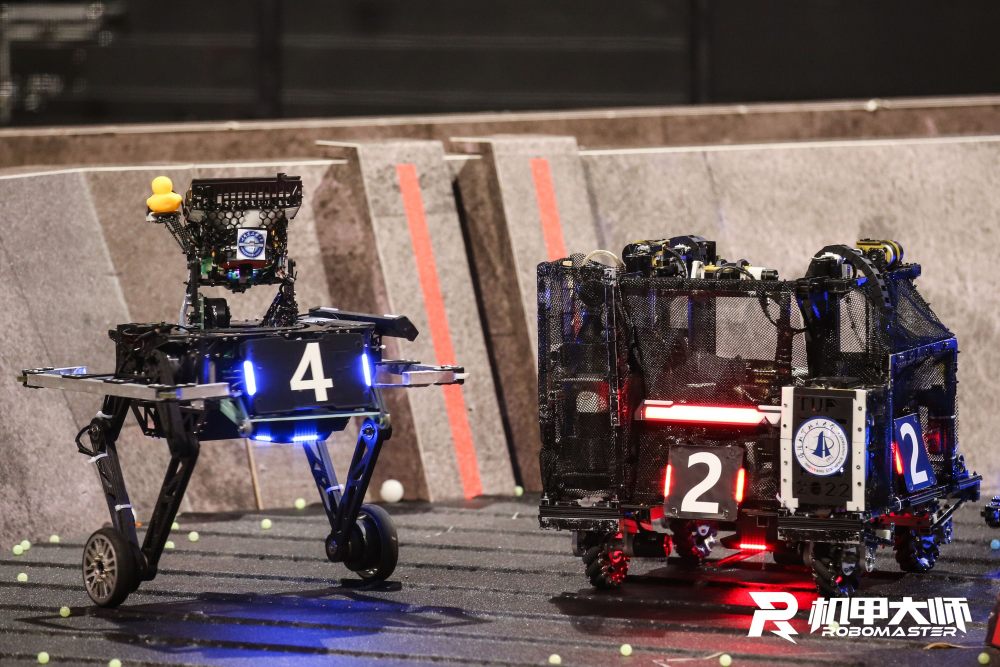
//> input picture test.jpeg, 3000 x 2000 px, given in place of live.avi, which was not available (shown at 1/3 size)
$ ./main   (built with g++ and OpenCV 4)
//> lines starting //> are read from the running program, lines starting //| are printed output that depends on the picture; pictures that were not available may be replaced by others from this repository, and a replacement may not be noted
### Predictor.h
//
// Created by Zy on 24-12-7.
//

#ifndef PREDICT_H
#define PREDICT_H
#ifndef PREDICTOR_H
#define PREDICTOR_H

#include <opencv2/opencv.hpp>
#include <vector>

class Predictor {
public:
    Predictor();
    ~Predictor() = default;

    // 预测目标中心点
    cv::Point predict();

    // 更新测量值
    void updateMeasurement(const cv::Point& point);

    // 重置滤波器
    void reset();

private:
    cv::KalmanFilter KF; // 卡尔曼滤波器
    cv::Mat state;       // 状态矩阵
    cv::Mat meas;        // 测量矩阵
    bool initialized;    // 是否已初始化
};

#endif // PREDICTOR_H

#endif //PREDICT_H

### armorDescriptor.h
//
// Created by HP on 24-8-15.
//

#ifndef ARMORDESCRIPTOR_H
#define ARMORDESCRIPTOR_H

#include <LightDescriptor.h>
#include <armorParam.h>
#include <opencv2/opencv.hpp>
#include <vector>

using namespace cv;
#define BIG_ARMOR 1
#define SMALL_ARMOR 0
#define UNKNOWN_ARMOR -1
class ArmorDescriptor
{
public:

    ArmorDescriptor();

    ArmorDescriptor(const LightDescriptor& lLight, const LightDescriptor& rLight, const int armorType, const cv::Mat& srcImg, const float rotationScore, ArmorParam param);

    // 清除所有信息，包括顶点信息
    // [12 lines left out: function clear, not called in this run]

    void getFrontImg(const cv::Mat& grayImg);

    // bool isArmorPattern() const;

public:
    std::array<cv::RotatedRect, 2> lightPairs;  // 创建一个含有两个旋转矩形的数组，用于存放一对灯条
    float sizeScore;
    float distScore;
    float rotationScore;
    float finalScore;
    Point2f center;
    std::vector<cv::Point2f> vertex;
    cv::Mat frontImg;
    int type;
};

#endif

### LightDescriptor.h
//
// Created by HP on 24-8-15.
//

#ifndef LIGHTDESCRIPTOR_H
#define LIGHTDESCRIPTOR_H
#include<opencv2/opencv.hpp>
#include<vector>

class LightDescriptor
{
public:
    LightDescriptor() {};  // 默认构造函数，能够使得在创建类的对象的时候不需要立即填入参数
    LightDescriptor(const cv::RotatedRect& light) // 解释作为旋转矩形框出的灯条
    {
        width = light.size.width;
        length = light.size.height;
        center = light.center;
        angle = light.angle;
        area = light.size.area();
    }
    const LightDescriptor& operator = (const LightDescriptor& ld)
    {
        this->width = ld.width;
        this->length = ld.length;
        this->center = ld.center;
        this->angle = ld.angle;
        this->area = ld.area;
        return *this;  // 返回当前对象的引用，便于链式赋值
    }

    cv::RotatedRect rec() const
    {
        return cv::RotatedRect(center, cv::Size2f(width, length), angle);
    }

public:
    float width;
    float length;
    cv::Point2f center;
    float angle;
    float area;
};

#endif

### armorParam.h
#ifndef ARMORPARAM_H
#define ARMORPARAM_H

//
#define RED 0
#define BLUE 1
class ArmorParam
{
public:
    ArmorParam();
public:
    int brightness_threshold;
    int color_threshold;
    float light_color_detect_extend_ratio;

    float light_min_area;
    float light_max_angle;
    float light_min_size;
    float light_contour_min_solidity;
    float light_max_ratio;

    float light_max_angle_diff_;
    float light_max_height_diff_ratio_;
    float light_max_y_diff_ratio_;
    float light_min_x_diff_ratio_;

    float armor_big_armor_ratio;
    float armor_small_armor_ratio;
    float armor_min_aspect_ratio_;
    float armor_max_aspect_ratio_;

    float sight_offset_normalized_base;
    float area_normalized_base;
    int enemy_color;
    int max_track_num = 3000;


};

#endif

### Predictor.cpp
//
// Created by Zy on 24-12-7.
//
#include "predictor.h"

// 构造函数：初始化卡尔曼滤波器
Predictor::Predictor()
    : KF(4, 2, 0),       // 4个状态变量（位置+速度），2个测量值（x, y）
      state(4, 1, CV_32F, cv::Scalar(0)),
      meas(2, 1, CV_32F, cv::Scalar(0)),
      initialized(false)
{
    // 转移矩阵
    KF.transitionMatrix = (cv::Mat_<float>(4, 4) <<
        1, 0, 1, 0,
        0, 1, 0, 1,
        0, 0, 1, 0,
        0, 0, 0, 1);

    // 测量矩阵
    KF.measurementMatrix = cv::Mat::eye(2, 4, CV_32F);

    // 过程噪声协方差矩阵
    KF.processNoiseCov = cv::Mat::eye(4, 4, CV_32F) * 1e-4;

    // 测量噪声协方差矩阵
    KF.measurementNoiseCov = cv::Mat::eye(2, 2, CV_32F) * 1e-2;

    // 初始误差协方差
    KF.errorCovPost = cv::Mat::eye(4, 4, CV_32F);
}

// 预测目标中心点
cv::Point Predictor::predict() {
    if (!initialized) {
        // 如果未初始化，返回零点
        return cv::Point(0, 0);
    }

    // 预测
    cv::Mat prediction = KF.predict();
    return cv::Point(prediction.at<float>(0), prediction.at<float>(1));
}

// 更新测量值
void Predictor::updateMeasurement(const cv::Point& point) {
    meas.at<float>(0) = point.x;
    meas.at<float>(1) = point.y;

    if (!initialized) {
        // 初始化状态
        KF.statePost.at<float>(0) = meas.at<float>(0);
        KF.statePost.at<float>(1) = meas.at<float>(1);
        initialized = true;
    }

    // 更新卡尔曼滤波器
    KF.correct(meas);
}

// 重置滤波器
// [5 lines left out: function reset, not called in this run]

### armorDescriptor.cpp
#include "ArmorDescriptor.h"


// [11 lines left out: function ArmorDescriptor, not called in this run]

ArmorDescriptor::ArmorDescriptor(const LightDescriptor & lLight, const LightDescriptor & rLight, const int armorType, const cv::Mat & grayImg, float rotaScore, ArmorParam _param)
{
    // 将左右灯条的旋转矩形的信息储存在lightPairs中
    lightPairs[0] = lLight.rec();
    lightPairs[1] = rLight.rec();
    // 创建更大的矩形区域，方便后续处理
    cv::Size exLSize(int(lightPairs[0].size.width), int(lightPairs[0].size.height * 2));
    cv::Size exRSize(int(lightPairs[1].size.width), int(lightPairs[1].size.height * 2));
    cv::RotatedRect exLLight(lightPairs[0].center, exLSize, lightPairs[0].angle);
    cv::RotatedRect exRLight(lightPairs[1].center, exRSize, lightPairs[1].angle);

    cv::Point2f pts_l[4];
    exLLight.points(pts_l);// 将左灯条的四个顶点赋值给pts_l
    cv::Point2f upper_l = pts_l[2];
    cv::Point2f lower_l = pts_l[3];

    cv::Point2f pts_r[4];
    exRLight.points(pts_r);
    cv::Point2f upper_r = pts_r[1];
    cv::Point2f lower_r = pts_r[0];

    vertex.resize(4);
    vertex[0] = upper_l;
    vertex[1] = upper_r;
    vertex[2] = lower_r;
    vertex[3] = lower_l;

    for (const auto& point : vertex) {
        center += point;
    }
    center.x /= 4;
    center.y /= 4;

    type = armorType;
    getFrontImg(grayImg);

    rotationScore = rotaScore;


    float normalized_area = contourArea(vertex) / _param.area_normalized_base; // 指定多边形面积/1000，归一化面积计算
    sizeScore = exp(normalized_area); // 计算normalized_area评分 exp函数能将较小的面积比例映射到较大的评分值，从而强调较小装甲板的重要性


}

// 提取roi区域，方便后续使用SVM或者模板匹配
void ArmorDescriptor::getFrontImg(const Mat& grayImg)
{

}

### ArmorParam.cpp
#include "ArmorParam.h"

ArmorParam::ArmorParam()
{
    brightness_threshold = 210;
    color_threshold = 40;
    light_color_detect_extend_ratio = 1.1;

    light_min_area = 100;
    light_max_angle = 45.0;
    light_min_size = 5.0;
    light_contour_min_solidity = 0.5;
    light_max_ratio = 0.4;

    light_max_angle_diff_ = 7.0;
    light_max_height_diff_ratio_ = 0.2;
    light_max_y_diff_ratio_ = 2.0;
    light_min_x_diff_ratio_ = 0.5;

    armor_big_armor_ratio = 3.2;
    armor_small_armor_ratio = 2;

    armor_min_aspect_ratio_ = 1.0;
    armor_max_aspect_ratio_ = 5.0;

    sight_offset_normalized_base = 200;
    area_normalized_base = 1000;
    enemy_color = BLUE;

}

### main.cpp
#include <iostream>
#include <vector>
#include <opencv2/opencv.hpp>
#include <opencv2/highgui/highgui.hpp>
#include <opencv2/core/core.hpp>
#include <cmath>
#include <armorParam.h>
#include <LightDescriptor.h>
#include <armorDescriptor.h>

#include "predictor.h"

using namespace std;
using namespace cv;

// 创建模板函数distance，计算两个point之间的欧几里得距离
// 接受的参数可以是point<int>或者point<float>
template<typename T>
float distance(const cv::Point_<T>& pt1, const cv::Point_<T>& pt2) // &表示直接对点的引用而不是复制
{
    return std::sqrt(std::pow((pt1.x - pt2.x), 2) + std::pow((pt1.y - pt2.y), 2)); // 勾股定理
}

// 定义ArmorDetector类
class ArmorDetector {
public:
    Point2i center;
    // 初始化敌人颜色
    void init(int selfColor) {
//> further down, frame is the input picture: 2000 rows x 3000 cols, CV_8UC3; mean B, G, R 88.6, 90.6, 106.8
        if (selfColor == RED) { // RED = 0
            _enemy_color = BLUE; // BLUE = 1
            _self_color = RED;
        }
        else {
            _enemy_color = RED;
            _self_color = BLUE;
        }
        cout << "initialization complete." << endl;
    }

    void loadImg(Mat& img) {
        _srcImg = img;
        cvtColor(img, hsvImg, COLOR_BGR2HSV);
//> hsvImg: 2000 rows x 3000 cols, CV_8UC3; mean H, S, V 39.2, 69.3, 110.9
        Rect imgBound = Rect(cv::Point(0,0), Point(_srcImg.cols, _srcImg.rows));// rect类为cv中表示矩形的区域
        _roi = imgBound;
        _roiImg = _srcImg(_roi).clone();
    }

    // 此函数不起作用
    // [17 lines left out: function CaptureVideo, not called in this run]

    // 检测主程序
    int detect() {
        _grayImg = separateColors_2();
        imshow("grayImg", _grayImg);

        // 二值化图像，便于查找轮廓
        int brightness_threshold = 205;// 设置阈值下限,根据实际情况（相机、场地明亮度）更改
        Mat binBrightImg;
        threshold(_grayImg, binBrightImg, brightness_threshold, 255, cv::THRESH_BINARY);
        // imshow("thresh", binBrightImg);

        // 膨胀处理，防止部分灯条中断连接造成的多轮廓
        Mat element = cv::getStructuringElement(cv::MORPH_ELLIPSE, cv::Size(3,3));
        dilate(binBrightImg, binBrightImg, element);
        imshow("dilate", binBrightImg);

        // 寻找经过膨胀处理的二值化图像的轮廓
        vector<vector<Point>> lightContours; // 二维数组，每行代表一个轮廓
        findContours(binBrightImg.clone(), lightContours, RETR_EXTERNAL, CHAIN_APPROX_SIMPLE);

        // debug
        _debugImg = _roiImg.clone();
        for(size_t i = 0; i < lightContours.size(); i++) {
            // drawContours(_debugImg, lightContours, i, Scalar(0,0,255), 1, 8);
        }
        // imshow("contours", _debugImg);

        // 将轮廓信息添加到LightDescriptor类的lightInfos对象中
        vector<LightDescriptor> lightInfos;
        filterContours(lightContours, lightInfos);
        if(lightInfos.empty()) {
            cout << "No lights have been detected" << endl;
            return -1;
        }

        // 绘制灯条轮廓
        drawLightInfo(lightInfos);

        _armors = matchArmor(lightInfos);
        if(_armors.empty()) {
            //cout << "armor empty" << endl;
            // return -1;
        }

        // 遍历每个装甲板，绘制装甲板区域
        for(size_t i = 0; i < _armors.size(); i++) {
            vector<Point2i> points;
            for (int j = 0; j < 4; j++) {
                points.push_back(Point(static_cast<int>(_armors[i].vertex[j].x), // 第一个装甲板的顶点数组
                    static_cast<int>(_armors[i].vertex[j].y)));
            }
            polylines(_debugImg, points, true, Scalar(0,255,0),
                    1, 8, 0);//绘制两个不填充的多边形
            // 计算装甲板中心
            Point2i center(0, 0);
            for (const auto& point : points) {
                center += point;
            }
            center.x /= 4;
            center.y /= 4;
            circle(_debugImg, center, 3, Scalar(0,255,0), -1);
            cout << center << endl;
        }
        // imshow("armors", _debugImg);
    }

    //分离颜色，提取敌人颜色，返回灰度图
    // [14 lines left out: function separateColors, not called in this run]

    // 第二种处理方式，适用摄像头拍摄泛色情况
    Mat separateColors_2() {
        vector<Mat> channels;
        split(_roiImg, channels);
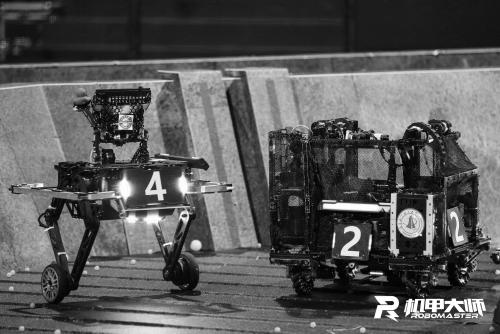
//> channels[0]: 2000 rows x 3000 cols, CV_8UC1 (shown at 1/6 size); min 0, max 255, mean 88.6
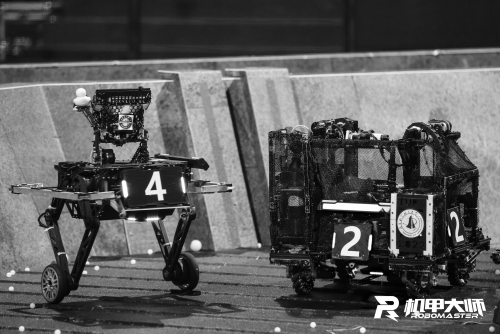
//> channels[1]: 2000 rows x 3000 cols, CV_8UC1 (shown at 1/6 size); min 0, max 255, mean 90.6
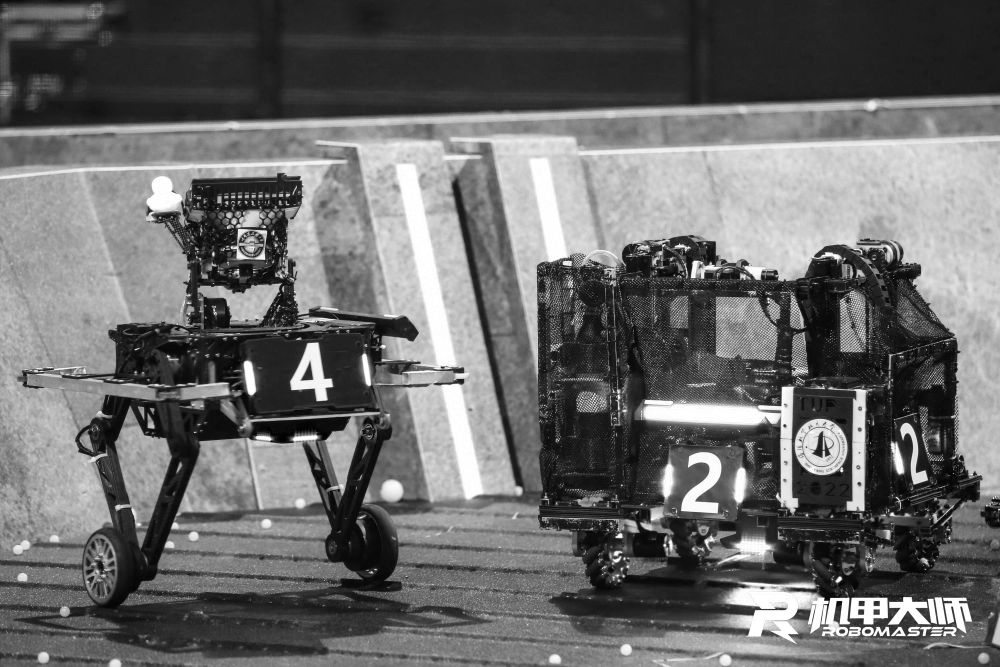
//> channels[2]: 2000 rows x 3000 cols, CV_8UC1 (shown at 1/3 size); min 0, max 255, mean 106.8
        Mat blueImg = channels[0];
        Mat grayImg;
        // GaussianBlur(blueImg, grayImg, Size(5,5), 0);
        return blueImg;
    }

    // [24 lines left out: function separateColors_3, not called in this run]

    // 筛选符合条件的轮廓
    // 输入存储轮廓的矩阵，返回存储灯条信息的外接矩形
    void filterContours(vector<vector<Point>>& lightContours, vector<LightDescriptor>& lightInfos) {
        for (const auto& contour : lightContours) { // 由auto自动推导lightcontour类型，每次循环以contour进行，冒号定义循环变量的类型
            // 得到面积
            float lightContourArea = contourArea(contour);
            // 剔除面积小的轮廓
            if (lightContourArea < _param.light_min_area) continue;
            // 椭圆拟合区域得到外接矩形
            RotatedRect lightRec = fitEllipse(contour);
            // 矫正灯条角度，约束到—45到45，使得长轴和短轴始终为正确的一边
            adjustRec(lightRec);
            // 宽高比、凸度来筛选灯条 凸度=轮廓面积/外接矩形面积
            // 正常的宽高比不超过0.4 凸度不低于0.5 太低的凸度代表是一个接近直线没有宽度的灯条
            if (lightRec.size.width / lightRec.size.height > _param.light_max_ratio ||
                lightContourArea / lightRec.size.area() < _param.light_contour_min_solidity) continue;
            // 对灯条范围适当扩大
            lightRec.size.width *= _param.light_color_detect_extend_ratio;
            lightRec.size.height *= _param.light_color_detect_extend_ratio;
            // 己方灯条已经被separate，可以直接保存灯条
            lightInfos.push_back(LightDescriptor(lightRec));
        }
    }

    // 绘制旋转矩形
    void drawLightInfo(vector<LightDescriptor>& LD) {
        _debugImg = _roiImg.clone();
        vector<vector<Point>> cons;
        int i = 0;
        for (auto &lightinfo: LD) {
            RotatedRect rotate = lightinfo.rec();
            auto vertices = new Point2f[4];// 创建一个包含四个point2f的数组
            rotate.points(vertices);// 将旋转矩形的四个顶点给到上面的数组中
            vector<Point> con;
            for (int i = 0; i < 4; i++) {
                con.push_back((vertices[i]));// 将vertices中的四个顶点返回给con
            }
            cons.push_back(con);// 第一排被填充
            drawContours(_debugImg, cons, i, Scalar(0, 255, 255), 1, 8);
            // imshow("rotateRec", _debugImg);
            i++;
            delete vertices;
        }
    }

    // 匹配灯条，筛选出装甲板
    vector<ArmorDescriptor> matchArmor(vector<LightDescriptor>& lightInfos) {
        vector<ArmorDescriptor> armors;
        // 按灯条中心x从小到大排序
        sort(lightInfos.begin(), lightInfos.end(), [](const LightDescriptor& ld1, const LightDescriptor& ld2){
            return ld1.center.x < ld2.center.x;
        });
        // 遍历所有灯条进行匹配
        for (size_t i = 0; i < lightInfos.size(); i++) {
            // 尝试多次排列左右灯条作比较
            for (size_t j = i + 1; (j < lightInfos.size()); j++) {
                const LightDescriptor& leftLight = lightInfos[i];
                const LightDescriptor& rightLight = lightInfos[j];

                // 角差，装甲板两灯条角差相近
                float angleDiff = abs(leftLight.angle - rightLight.angle);
                // 长度差比率，比率越小说明两灯条的长度越相近，相似度越高
                float lenDiff_ratio = abs(leftLight.length - rightLight.length) / max(leftLight.length, rightLight.length);
                // 筛选
                if (angleDiff > _param.light_max_angle_diff_ || lenDiff_ratio > _param.light_max_height_diff_ratio_) {
                    continue;
                }

                // 左右灯条相距距离
                float dis = distance(leftLight.center, rightLight.center);
                // 左右灯条长度的平均值
                float meanLen = (leftLight.length + rightLight.length) / 2;
                // 左右灯条中心点y的差值
                float yDiff = abs(leftLight.center.y - rightLight.center.y);
                // y差的比率
                float yDiff_ratio = yDiff / meanLen;
                // 左右灯条中心点x的差值
                float xDiff = abs(leftLight.center.x - rightLight.center.x);
                // x差的比率
                float xDiff_ratio = xDiff / meanLen;
                // 相距距离与灯条长度比值
                float ratio = dis / meanLen;
                // 筛选
                if (yDiff_ratio > _param.light_max_y_diff_ratio_ || // 确保左右灯条在垂直方向上的位置相对接近，保证他们是在一条水平线上
                    xDiff_ratio < _param.light_min_x_diff_ratio_ || // 确保左右灯条的水平方向上有足够的距离，这是装甲板灯条的基本条件
                    ratio > _param.armor_max_aspect_ratio_ || // 确保灯条之间的距离和灯条本身成合理比例，以确保灯条之间距离合适
                    ratio < _param.armor_min_aspect_ratio_) {
                    continue;
                }

                // 按照比值来确定大小装甲
                int armorType = ratio > _param.armor_big_armor_ratio ? BIG_ARMOR : SMALL_ARMOR; // 距离长的为大装甲板，反之为小
                // 计算旋转积分
                float ratiOff = (armorType == BIG_ARMOR) ? max(_param.armor_big_armor_ratio-ratio, float(0)) :
                max(_param.armor_small_armor_ratio-ratio, float(0));
                float yOff = yDiff / meanLen;
                float rotationScore = -(ratiOff * ratiOff + yOff * yOff);
                // 得到匹配的装甲板
                ArmorDescriptor armor(leftLight, rightLight, armorType,
                    _grayImg, rotationScore, _param);
                armors.emplace_back(armor);
                break;
            }
        }
        return armors;
    }

    void showRoi() {

    }

    void adjustRec(cv::RotatedRect& rec)
    {
        using std::swap; // 标准库交换函数
        // 加上&使得中间变量能直接修改旋转矩形的值
        float& width = rec.size.width;
        float& height = rec.size.height;
        float& angle = rec.angle;
        // 角度为0，表示长边和水平线平行 正角度，表示矩形顺时针旋转
        // 将角度限制在 -90 到 90 度范围内。这是因为旋转矩形的角度通常在 -180 到 180 度之间，规范化到 -90 到 90 度更有利于处理。
        // 保证长短轴的一致性
        while(angle >= 90.0) angle -= 180.0;
        while(angle < -90.0) angle += 180.0;

        if(angle >= 45.0)
        {
            swap(width, height);
            angle -= 90.0;
        }
        else if(angle < -45.0)
        {
            swap(width, height);
            angle += 90.0;
        }
    }
    cv::Mat _debugImg;

    vector<ArmorDescriptor> getArmors() const {
        return _armors;
    }

private:
    int _enemy_color;
    int _self_color;
    cv::Rect _roi;
    cv::Mat _srcImg;
    Mat _grayImg;
    Mat hsvImg;
    Mat _roiImg;
    ArmorParam _param;
    vector<ArmorDescriptor> _armors;
};


int main() {
    ArmorDetector detector;
    Predictor predictor;
    detector.init(RED);

    // Mat img = imread("D:/OneDrive/桌面/大创/vision_lib/test.jpeg");
    VideoCapture capture("D:/rm_-armor-detect/live.avi");
    if (!capture.isOpened()) {
        cout << "Error epening video file" << endl;
        return -1;
    }

    double fps = capture.get(CAP_PROP_FPS);
    cout << "Frames fps:" << fps << endl;

    while (true) {
        Mat frame, adjustImg;
        capture >> frame;//读取下一帧给frame
        if (frame.empty()) break;//没有帧了，退出循环
        imshow("capture", frame);

        // 降低曝光度
        frame.convertTo(adjustImg, -1, 1, 0); // -1表示与输入图像相同的深度, 1是对比度因子, -50是亮度调整值
        detector.loadImg(adjustImg);
        // imshow("adjustImg", adjustImg);

        detector.detect();//处理每一帧
//> (the rest of the program and of its run is left out)
